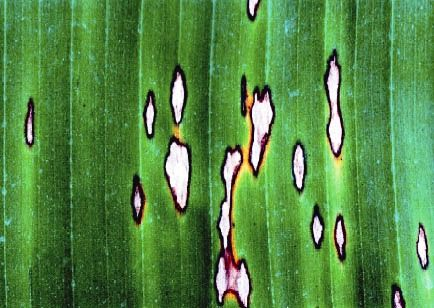
#> input picture estracao-informacao-imagens/sigatoka.jpg, 434 x 308 px
$ python identificando-e-contando-objetos-cv.py   (older library calls are emulated)
#> lines starting #> are read from the running program, lines starting #| are printed output that depends on the picture; after the words box and inside, x2 and y2 are one past the last pixel; in counts of white or black regions, pixels touching at a corner belong together
import numpy as np
import cv2
import mahotas
#Função para facilitar a escrita nas imagem
def escreve(img, texto, cor=(255,0,0)):
    fonte = cv2.FONT_HERSHEY_SIMPLEX
    cv2.putText(img, texto, (10,20), fonte, 0.5, cor, 0, cv2.LINE_AA)
imgColorida = cv2.imread('sigatoka.jpg') #Carregamento da imagem
#> imgColorida is the input picture: shape (308, 434, 3); mean B, G, R 67.7, 135.5, 82.8
#Se necessário o redimensioamento da imagem pode vir aqui.
#Passo 1: Conversão para tons de cinza
img = cv2.cvtColor(imgColorida, cv2.COLOR_BGR2GRAY)
#Passo 2: Blur/Suavização da imagem
suave = cv2.blur(img, (7, 7))
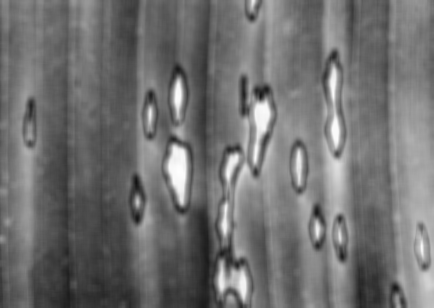
#> suave: shape (308, 434); min 18, max 254, mean 112
#Passo 3: Binarização resultando em pixels brancos e pretos
T = mahotas.thresholding.otsu(suave)
#> T = 117
bin = suave.copy()
bin[bin > T] = 255
bin[bin < 255] = 0
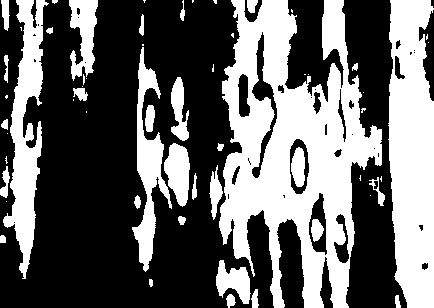
#> bin: shape (308, 434); 40.2% white; 59 white regions (27 under 20 px), largest, box (x1, y1, x2, y2) and area: (219, 0, 382, 308) 26090, (388, 0, 434, 308) 11873, (3, 0, 49, 279) 5515
bin = cv2.bitwise_not(bin)
#Passo 4: Detecção de bordas com Canny
bordas = cv2.Canny(bin, 70, 150)
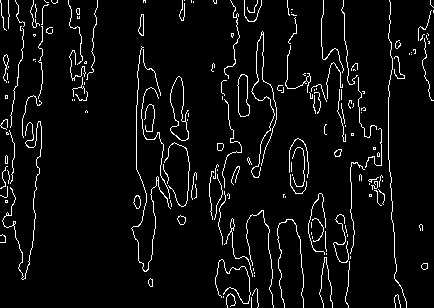
#> bordas: shape (308, 434); 5.1% white in thin lines or dots

#Passo 5: Identificação e contagem dos contornos da imagem
#cv2.RETR_EXTERNAL = conta apenas os contornos externos
(lx, objetos, lx) = cv2.findContours(bordas.copy(),
    cv2.RETR_EXTERNAL, cv2.CHAIN_APPROX_SIMPLE)
#> lx = 179 rows, first 6: [1, -1, -1, -1], [2, 0, -1, -1], [3, 1, -1, -1], [4, 2, -1, -1], [5, 3, -1, -1], [6, 4, -1, -1]; objetos = 179 contours, 164 with area under 20; largest, box (x1, y1, x2, y2) and area: (170, 76, 189, 141) 664, (237, 74, 250, 117) 378, (138, 14, 144, 36) 70, (133, 195, 141, 209) 64, (177, 215, 186, 225) 52
#A variável lx (lixo) recebe dados que não são utilizados
escreve(img, "Imagem em tons de cinza", 0)
#> in escreve, `cv2.putText(img, texto, (10,20), fonte, 0.5, cor, 0, cv2.LINE_AA)`:
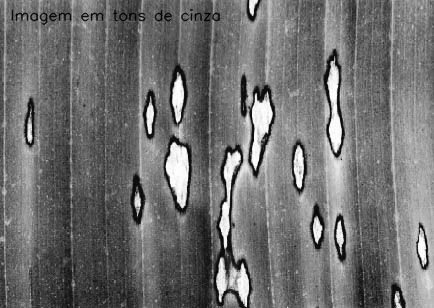
#> img: shape (308, 434); min 0, max 255, mean 111.6
escreve(suave, "Suavizacao com Blur", 0)
escreve(bin, "Binarizacao com Metodo Otsu", 255)
#> call 3 of escreve, with texto = 'Binarizacao com Metodo Otsu', cor = 255
#> in escreve (call 3), `cv2.putText(img, texto, (10,20), fonte, 0.5, cor, 0, cv2.LINE_AA)`:
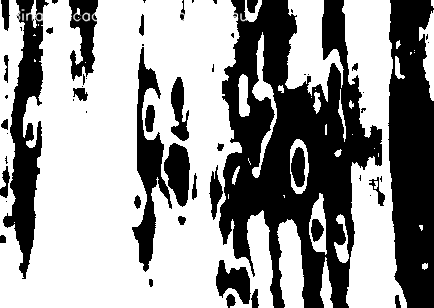
#> img: shape (308, 434); min 0, max 255, mean 152.9
escreve(bordas, "Detector de bordas Canny", 255)
temp = np.vstack([
    np.hstack([img, suave]),
    np.hstack([bin, bordas])
    ])
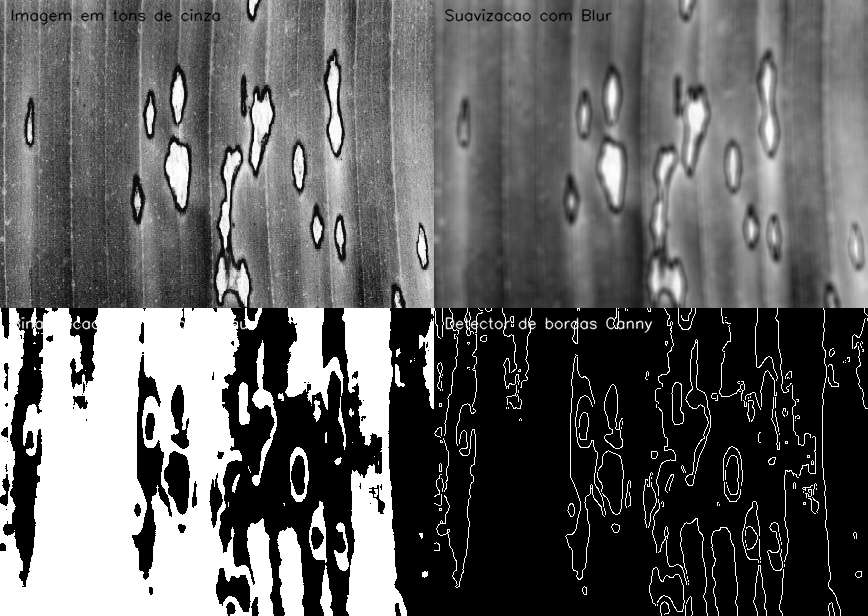
#> temp: shape (616, 868); min 0, max 255, mean 97.6
cv2.imshow("Quantidade de objetos: "+str(len(objetos)), temp)
cv2.waitKey(0)
imgC2 = imgColorida.copy()
cv2.imshow("Imagem Original", imgColorida)
48
cv2.drawContours(imgC2, objetos, -1, (255, 0, 0), 2)
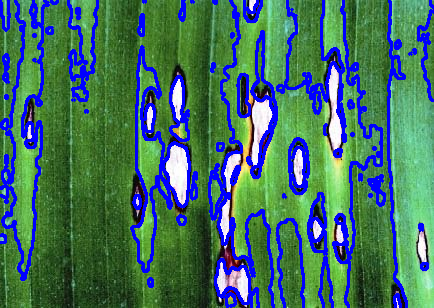
#> imgC2: shape (308, 434, 3); 16.84% of pixels changed, all inside (x1, y1, x2, y2) = (0, 0, 434, 308)
escreve(imgC2, str(len(objetos))+" objetos encontrados!")
cv2.imshow("Resultado", imgC2)
cv2.waitKey(0)
